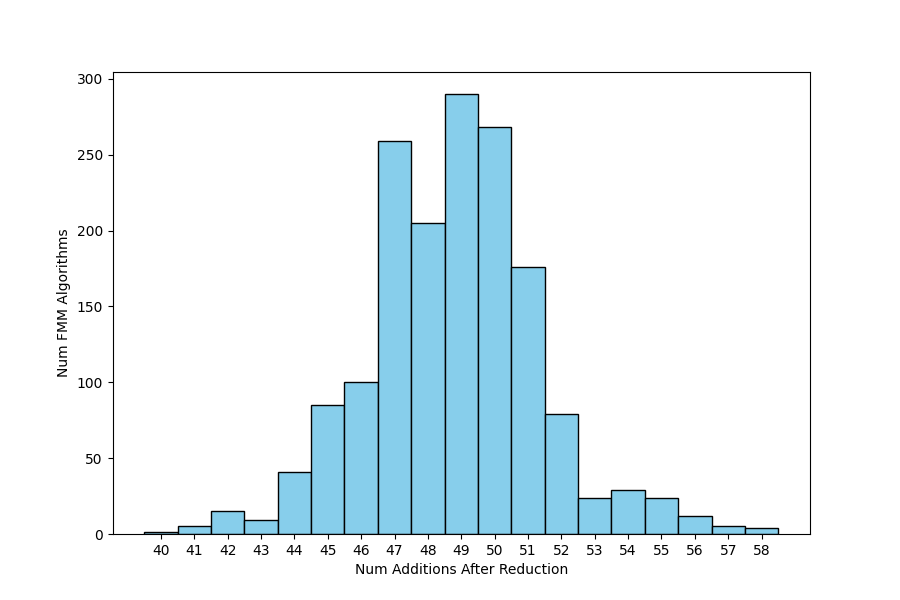

Write Python code to recreate this figure.
import matplotlib.pyplot as plt
import seaborn as sns # pip include seaborn
import numpy as np

raw_data = { # 1631 entries
  40: 1,
  41: 5,
  42: 15,
  43: 9,
  44: 41,
  45: 85,
  46: 100,
  47: 259,
  48: 205,
  49: 290,
  50: 268,
  51: 176,
  52: 79,
  53: 24,
  54: 29,
  55: 24,
  56: 12,
  57: 5,
  58: 4
}

def main():
    data = []
    for num_additions, count in raw_data.items():
        data.extend([num_additions] * count)

    # create histogram
    plt.figure(figsize=(9, 6)) # Optional: Adjust figure size
    #ax = sns.histplot(data, bins=sorted(raw_data.keys()), kde=True, color='red', edgecolor='black', facecolor='skyblue', discrete=True)
    ax = sns.histplot(data, bins=sorted(raw_data.keys()), kde=False, color='red', edgecolor='black', facecolor='skyblue', discrete=True)

    # add labels and title
    ax.set_xlabel("Num Additions After Reduction")
    ax.set_ylabel("Num FMM Algorithms")
    #ax.set_title("Addition Count Distribution")
    ax.set_xticks(sorted(raw_data.keys())) #  x-axis ticks to match addition count

    # save plot to png file
    plt.savefig('fmm_addition_distribution_227_20260809_152550.png')

    # display plot
    #plt.show()

if __name__ == "__main__":
    main()
